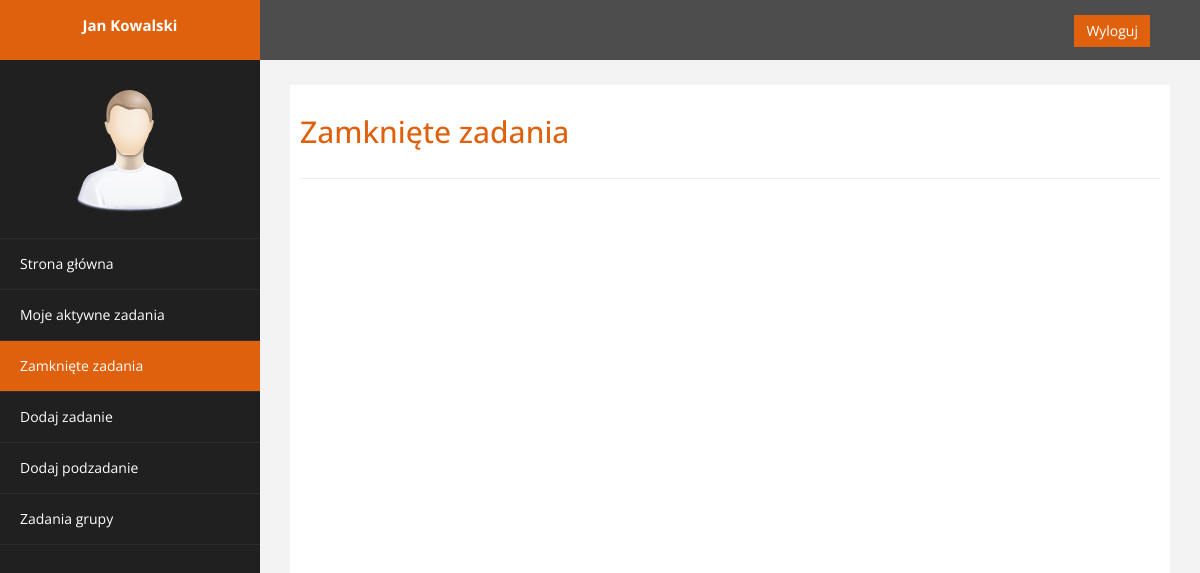
The app's page /old_tasks.php (signed in), older data.
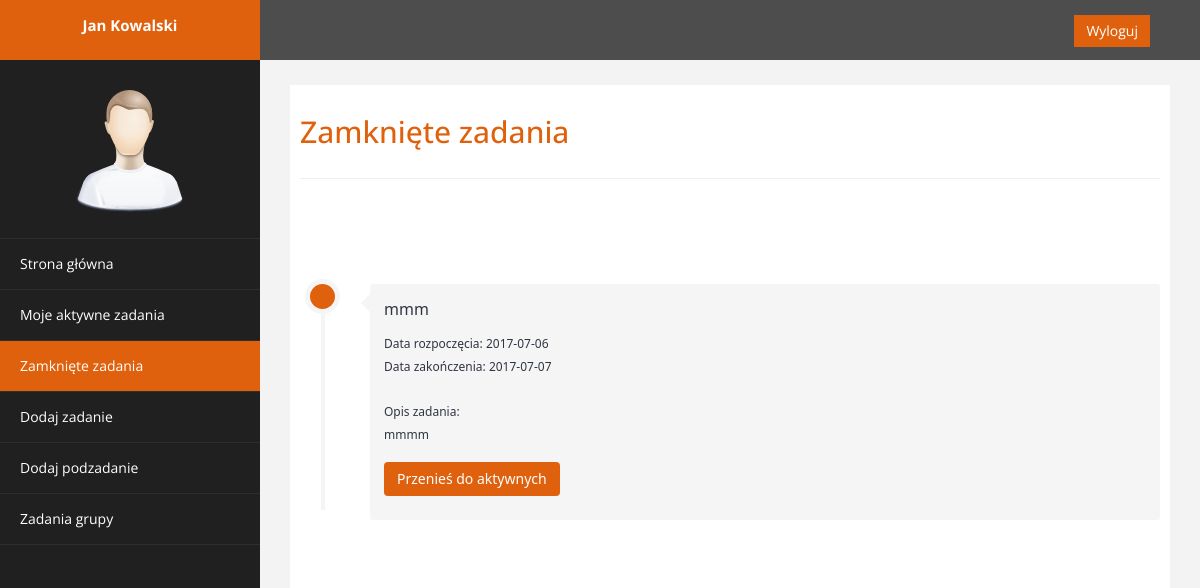
The same page, newer data.
### tables this page shows
CREATE TABLE `subtask` (
  `subtask_ID` int(11) NOT NULL,
  `task_ID` int(11) NOT NULL,
  `name` text NOT NULL,
  `start_date` date NOT NULL,
  `end_date` date NOT NULL,
  `description` text NOT NULL,
  `user_ID` int(11) NOT NULL,
  `done` tinyint(1) NOT NULL
);

### dbinfo.php (called while the page is built, shortened)
<?php
                $db_task_id = 'task_ID';
        $db_subtask_tab = 'subtask';
                $db_subtask_id = 'subtask_ID';
                $db_subtask_taskid = 'task_ID';
                $db_subtask_name = 'name';
                $db_subtask_sdate = 'start_date';
                $db_subtask_edate = 'end_date';
                $db_subtask_description= 'description';
                $db_subtask_userid = 'user_ID';
                $db_subtask_done = 'done';
?>

### old_tasks.php (the view, shortened to what this page needs)
<!DOCTYPE html>
<html xmlns="http://www.w3.org/1999/xhtml">
<head>
    <link href="template/assets/css/bootstrap.css" rel="stylesheet" />
    <link href="template/assets/css/custom.css" rel="stylesheet" />
</head>
<body>
    <div id="wrapper">
        <nav class="navbar navbar-default navbar-cls-top " role="navigation" style="margin-bottom: 0">
            <div class="navbar-header">
                <a class="navbar-brand" href="main.php"><?php echo $_SESSION['fname']." ".$_SESSION['lname']?></a>
            </div>
    <div style="color: white;
    padding: 15px 50px 5px 50px;
    float: right;
    font-size: 16px;">  <a href="logout.php" class="btn btn-danger square-btn-adjust">Wyloguj</a> </div>
        </nav>
                <nav class="navbar-default navbar-side" role="navigation">
            <div class="sidebar-collapse">
                <ul class="nav" id="main-menu">
				<li class="text-center">
                    <img src="template/assets/img/find_user.png" class="user-image img-responsive"/>
					</li>
                    <li>
                        <a   href="main.php" ><i "></i> Strona główna</a>
                    </li>
                    <li>
                        <a href="tasks.php" ><i "></i>Moje aktywne zadania</a>
                    </li>
                    <li>
                        <a class="active-menu" href="old_tasks.php" ><i "></i>Zamknięte zadania</a>
                    </li>
                   <?php
                   If ($_SESSION['function']=="2" ){
                      echo '<li>
                        <a  href="add_tasks.php"><i "></i> Dodaj zadanie</a>
                    </li>';
                      echo '<li><a href="add_subtasks.php"><i "></i> Dodaj podzadanie</a>
                    </li>';
                       echo '<li><a href="team_tasks.php"><i "></i> Zadania grupy</a>
                    </li>';
                   }
                   ?>
                </ul>
            </div>
        </nav>
        <div id="page-wrapper" >
            <div id="page-inner">
                <div class="row">
                    <div class="col-md-12">
                     <h2>Zamknięte zadania</h2>
                       </div>
                     </div>
                 <hr />
                 <br>
                 <br>
                 <br>
                 <div class="container">
	<div class="row">
        <div class="timeline-centered">
        <?php
        require_once "dbinfo.php";
        $connection = db_connection();
        if ($connection != false){
            $sql = "SELECT $db_subtask_tab.$db_subtask_id, $db_subtask_taskid, $db_subtask_name, $db_subtask_sdate, $db_subtask_edate, $db_subtask_description FROM $db_subtask_tab WHERE $db_subtask_done='1' AND $db_subtask_userid =". $_SESSION['id'];
            $result = $connection->query($sql);
        while($row = $result->fetch_assoc()){
            $sql = "SELECT $db_subtask_tab.$db_subtask_id, $db_task_tab.$db_task_name, $db_task_tab.$db_task_description, $db_task_tab.$db_task_sdate, $db_task_tab.$db_task_edate, $db_users_tab.$db_users_fname, $db_users_tab.$db_users_lname FROM $db_subtask_tab, $db_task_tab LEFT JOIN $db_users_tab ON task.$db_task_userid = $db_users_tab.$db_users_id WHERE task.$db_task_id =".$row[$db_subtask_taskid];
            $result2 = $connection->query($sql);
            $row2=$result2->fetch_assoc();
            echo "<br/>";
            echo '<article class="timeline-entry">
                  <div class="timeline-entry-inner">
                  <div class="timeline-icon bg-success">
                  <i class="entypo-feather"></i>
                  </div>
                  <div class="timeline-label">';
            echo "<h2><a class='dymek'href='tasks_all.php?sid=$row[$db_subtask_id]&tid=$row[$db_task_id]'>$row[$db_subtask_name]<span><br> <br>Nazwa zadania głównego: $row2[$db_task_name] <br> Manager: $row2[$db_users_fname] $row2[$db_users_lname]<br> Data rozpoczęcia: $row2[$db_task_sdate] <br> Data zakończenia: $row2[$db_task_edate]<br> Opis: $row2[$db_task_description]<br> <br>----------------------------------------------------<br> </span> </a><span></span><h2>";
            echo "<a><span>Data rozpoczęcia: $row[$db_subtask_sdate]  <br> ";
            echo "Data zakończenia: $row[$db_subtask_edate]<br><br>";
            echo "Opis zadania: <br> $row[$db_subtask_description]";
            echo "<form action='unactive_subtask.php' method='post'>";
            echo "<br /><button type='submit'>Przenieś do aktywnych</button></center>";
            echo "</form>";
            echo'</div>
                 </div>
                 </article>';
            }
        }
        ?>
    </div>
	</div>
</div>
    </div>
            </div>
        </div>
</body>
</html>

### template/assets/css/custom.css (style rules this page uses)
body { font-family: 'Open Sans', sans-serif; }
#wrapper { width: 100%; background:#202020; }
#page-wrapper { padding: 15px 15px; min-height: 600px; background:#F3F3F3; }
#page-inner { width:100%; margin:10px 20px 10px 0px; background-color:#fff!important; padding:10px; min-height:1200px; }
.text-center { text-align:center; }
h2 { color: #e0610d; }
.square-btn-adjust { border: 0px solid transparent; -webkit-border-radius: 0px; -moz-border-radius: 0px; border-radius: 0px; }
button { background-color: #e0610d !important; display: inline-block !important; padding: 6px 12px !important; margin-bottom: 0 !important; font-size: 14px !important; font-weight: normal !important; line-height: 1.42857143 !important; text-align: center !important; white-space: nowrap !important; vertical-align: middle !important; cursor: pointer !important; -webkit-user-select: none !important; -moz-user-select: none !important; -ms-user-select: none !important; user-select: none !important; background-image: none !important; border: 1px solid transparent !important; border-radius: 4px !important; color: #ffffff !important; }
.user-image { margin: 25px auto; -webkit-border-radius: 10px; -moz-border-radius: 10px; border-radius: 10px; max-height:170px; max-width:170px; }
.navbar-cls-top .navbar-brand { color: #fff; background: #e0610d; width: 260px; text-align: center; height: 60px; font-size: 15px; font-weight: 700; }
.active-menu { background-color:#e0610d!important; }
.sidebar-collapse , .sidebar-collapse .nav { background:none; }
.sidebar-collapse .nav { padding:0; }
.sidebar-collapse .nav > li > a { color:#fff; background:#202020; text-shadow:none; }
.sidebar-collapse > .nav > li > a { padding:15px 10px; }
.sidebar-collapse > .nav > li { border-bottom: 1px solid rgba(107, 108, 109, 0.19); }
.navbar-side { border:none; background-color: #202020; }
.navbar-cls-top { background:#4D4D4D; border-bottom:none; }
.navbar-default { border:0px solid black; }
.navbar-header { background: #A70303; }
@media (min-width:768px) { #page-wrapper { margin: 0 0 0 260px; padding: 15px 30px; min-height: 1200px; } }
@media (min-width:768px) { .navbar-side { z-index: 1; position: absolute; width: 260px; } }
@media (min-width:768px) { .navbar { border-radius: 0px; } }

Row changes from the older to the newer data that the page shows:
added subtask: name "mmm", start_date "2017-07-06", end_date "2017-07-07", description "mmmm"
